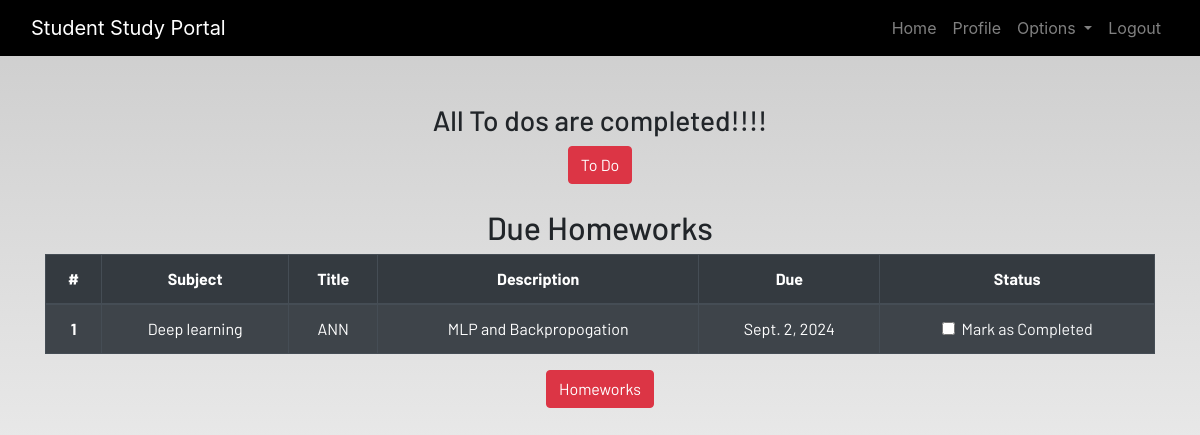
Screenshot of /profile/ (signed in) with the database file from the repository.
### dashboard/models.py (models this page shows, shortened)
class Homework(models.Model):
    user = models.ForeignKey(User, on_delete = models.CASCADE)
    subject = models.CharField(max_length=50)
    title = models.CharField(max_length=50)
    description = models.TextField(blank=True, null=True)
    due = models.DateField()
    status = models.BooleanField(default=False)

### dashboard/views.py (the view)
# urls.py: path('profile/', profile, name = 'profile'),
@login_required
def profile(request):
    todo = ToDo.objects.filter(user = request.user, status = False).order_by('time')
    if len(todo) == 0:
        todo_done = True
    else:
        todo_done = False
    hw = Homework.objects.filter(user = request.user, status = False)
    if len(hw) == 0:
        hw_done = True
    else:
        hw_done = False
    context = {
        'Todo' : todo,
        'todo_done' : todo_done,
        'homework' : hw,
        'hw_done' : hw_done
    }
    return render(request, 'dashboard/profile.html', context=context)

### dashboard/templates/dashboard/profile.html
{% extends 'dashboard/base.html' %} {% load static %}
{% load crispy_forms_tags%}
{% block content %}
<section class="text-center">
    <div class="container">
        {% if not todo_done %}
        <h2>Due ToDos</h2>
        <table class="table table-striped table-bordered table-hover table-dark">
            <thead>
                <tr>
                    <th scope="col">#</th>
                    <th scope="col">Title</th>
                    <th scope="col">Time</th>
                    <th scope="col">Status</th>
                </tr>
            </thead>
            <tbody>
                {% for todo in Todo %}
                <tr>
                    <th scope="row">{{ forloop.counter }}</th>
                    <td>{{todo.title}}</td>
                    <td>{{todo.time}}</td>
                    <td>
                        <a href="{% url 'update-todo' todo.id %}">
                            <div class="form-check">
                                {% if todo.status %}
                                    <input class="form-check-input" type="checkbox" value="" checked>
                                {% else %}
                                    <input class="form-check-input" type="checkbox" value="">
                                {% endif %}
                                <label class="form-check-label text-light" for="flexCheckDefault">
                                    Mark as Completed
                                </label>
                            </div>
                        </a>
                    </td>
                </tr>
                {% endfor %}
            </tbody>
        </table>
        {% else %}
            <h3>All To dos are completed!!!!</h3>
        {% endif %}
        <a href="{% url 'todo' %}" class="btn btn-danger">To Do</a>
        <br><br>
        {% if not hw_done %}
        <h2>Due Homeworks</h2>
        <table class="table table-striped table-bordered table-hover table-dark">
            <thead>
                <tr>
                    <th scope="col">#</th>
                    <th scope="col">Subject</th>
                    <th scope="col">Title</th>
                    <th scope="col">Description</th>
                    <th scope="col">Due</th>
                    <th scope="col">Status</th>
                </tr>
            </thead>
            <tbody>
                {% for hw in homework %}
                <tr>
                    <th scope="row">{{ forloop.counter }}</th>
                    <td>{{hw.subject}}</td>
                    <td>{{hw.title}}</td>
                    <td>{{hw.description}}</td>
                    <td>{{hw.due}}</td>
                    <td>
                        <a href="{% url 'update-homework' hw.id %}">
                            <div class="form-check">
                                {% if hw.status %}
                                    <input class="form-check-input" type="checkbox" value="" checked>
                                {% else %}
                                    <input class="form-check-input" type="checkbox" value="">
                                {% endif %}
                                <label class="form-check-label text-light" for="flexCheckDefault">
                                    Mark as Completed
                                </label>
                            </div>
                        </a>
                    </td>
                </tr>
                {% endfor %}
            </tbody>
        </table>
        {% else %}
            <h3>All To homeworks are completed!!!!</h3>
        {% endif %}
        <a href="{% url 'homework' %}" class="btn btn-danger">Homeworks</a>
    </div>
</section>
{% endblock content %}

### static/css/main.css (style rules this page uses)
html { scroll-behavior: smooth; height: 100%; width: 100%; }
a { text-decoration: none !important; color: black; }
html, body { max-width: 100%; overflow-x: hidden; height: 100%; width: 100%; }
body { background: linear-gradient(rgba(0, 0, 0, 0.2), rgba(255, 255, 255, 0.5)); overflow-x: hidden; background-repeat: no-repeat; }

### rows the page displays
Homework: subject "Deep learning", title "ANN", description "MLP and Backpropogation", due "Sept. 2, 2024"
